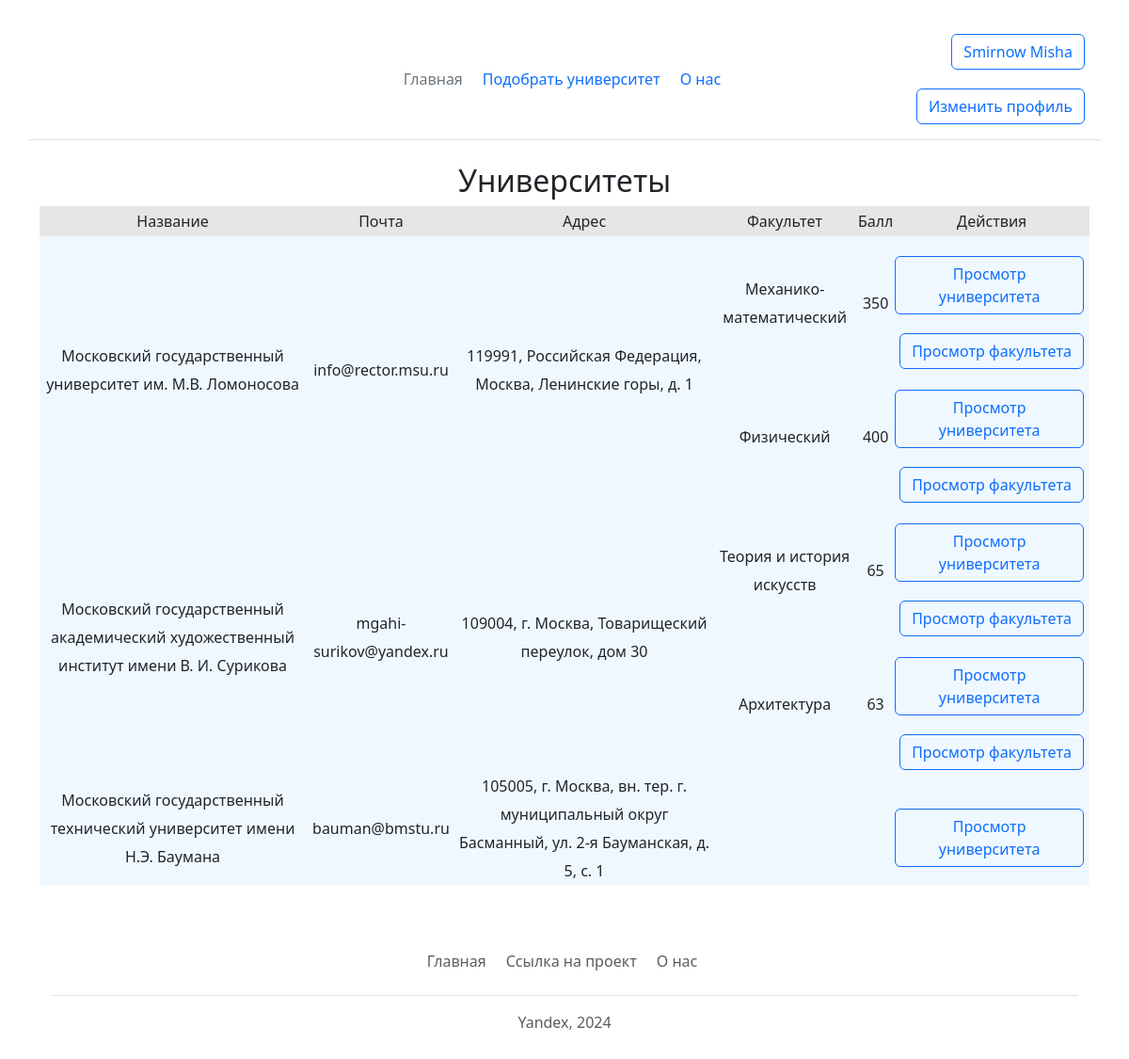
The page /home (signed in) on the database as committed earlier.
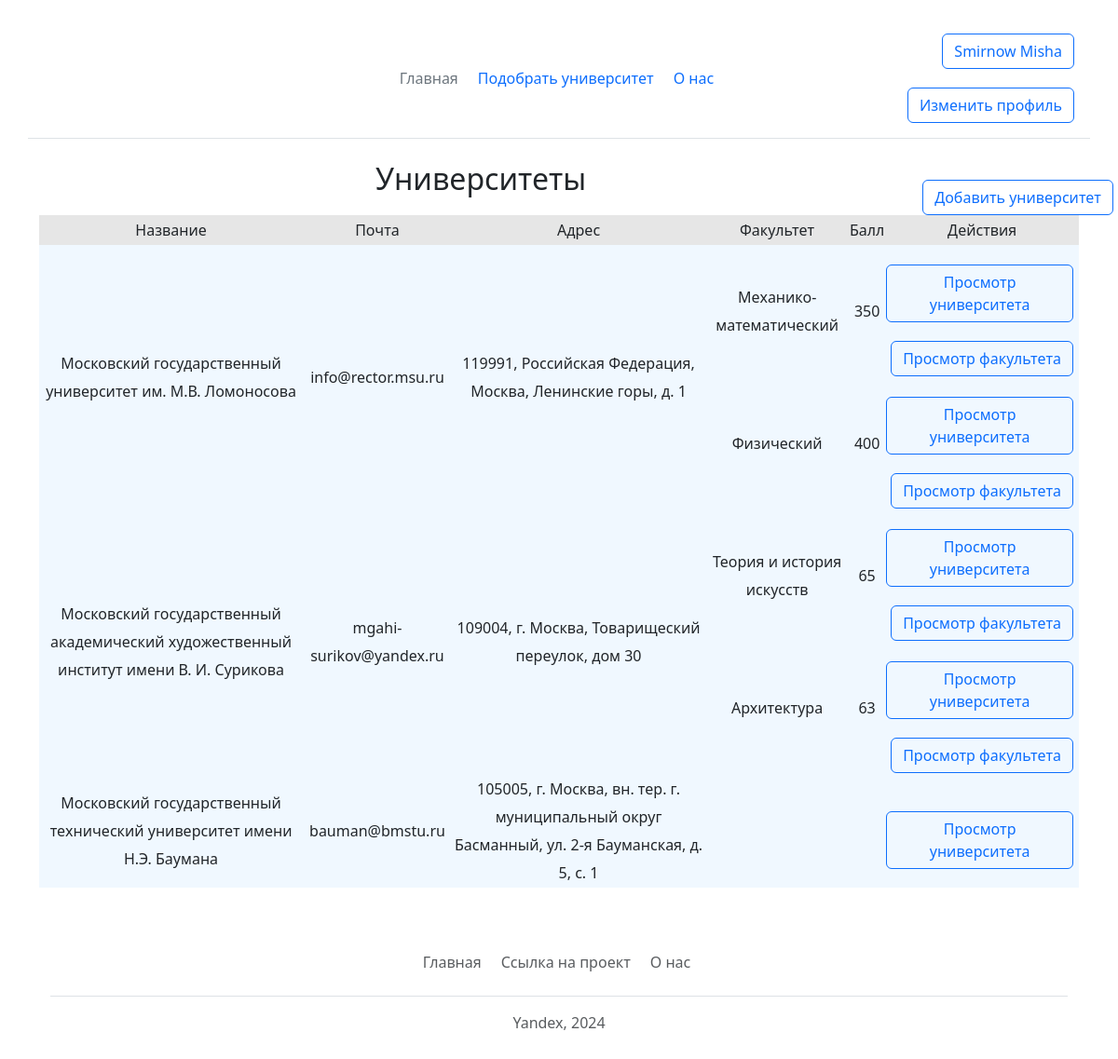
The same page on the database as committed later.
### main.py (the view)
@app.route('/')
@app.route('/home')
def works_log():
    universities = db_sess.query(Universities).filter_by(deleted=0).all()
    return render_template('mainwindow.html', title='Университеты', universities=universities)

### data/db_session.py (called while the page is built)
def create_session() -> Session:
    global __factory
    return __factory()

### main.py (called while the page is built)
@login_manager.user_loader
def load_user(user_id: int):
    db_sess = db_session.create_session()
    return db_sess.query(User).get(user_id)

### templates/mainwindow.html (shortened to what this page needs)
{% extends 'base.html' %}
{% block content %}
{% if current_user.is_authenticated and current_user.type == 4 %}
<a class="contain btn btn-outline-primary" href="/add_university">Добавить университет</a>
{% endif %}
<main class="container form-signin w-80 m-auto">
    <h2 align="center">Университеты</h2>
        <table class="tbl">
            <tr class="mn">
                <td>Название</td>
                <td>Почта</td>
                <td>Адрес</td>
                <td>Факультет</td>
                <td>Балл</td>
                <td>Действия</td>
            </tr>
            {% for university in universities %}
            {% set faculties = university.faculties %}
            {% set f_number = faculties|length %}
            {% if f_number > 0 %}
            <tr>
                <td rowspan="{{f_number}}">{{ university.name }}</td>
                <td rowspan="{{f_number}}">{{ university.email }}</td>
                <td rowspan="{{f_number}}">{{ university.address }}</td>
                <td>{{ faculties[0].name }}</td>
                <td>{{ faculties[0].score }}</td>
                <td>
                    <a class="btn btn-outline-primary" href="/universities/{{ university.id }}">Просмотр университета</a>
                    <a class="btn btn-outline-primary" href="/faculties/{{ faculties[0].id }}">Просмотр факультета</a>
                </td>
            </tr>
            {% else %}
            <tr>
                <td>{{ university.name }}</td>
                <td>{{ university.email }}</td>
                <td>{{ university.address }}</td>
                <td></td>
                <td></td>
                <td>
                    <a class="btn btn-outline-primary" href="/universities/{{ university.id }}">Просмотр университета</a>
                </td>
            </tr>
            {% endif %}
            {% for faculty in faculties %}
            {% if loop.index != 1 %}
            <tr>
                <td>{{ faculty.name }}</td>
                <td>{{ faculty.score }}</td>
                <td>
                    <a class="btn btn-outline-primary" href="/universities/{{ university.id }}">Просмотр университета</a>
                    <a class="btn btn-outline-primary" href="/faculties/{{ faculty.id }}">Просмотр факультета</a>
                </td>
            </tr>
            {% endif %}
            {% endfor %}
            {% endfor %}
        </table>
{% endblock %}

Rows that differ between the two databases and show on the page:
changed User "Smirnow": type empty → 4 (drawn)
Other text that changed with them:
text now shown: "Добавить университет"
